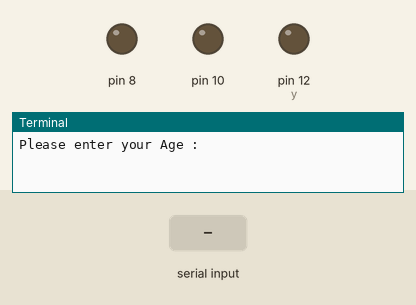
Simulated run of this program. Board: Raspberry Pi (header pin numbers). On the bench: output pins drawn as LEDs (lit = HIGH), the last lines printed to the terminal. The test bench sets the inputs (shaded band).

Above: at 1.2 s.
1.3 s: "5" typed at the terminal, then Enter
At 2.6 s:
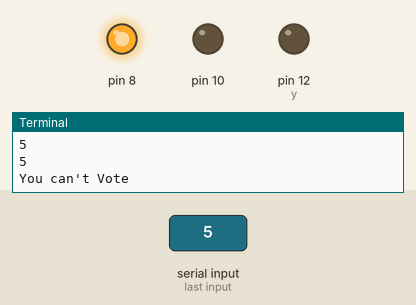
4.3 s: "90" typed at the terminal, then Enter
At 4.9 s:
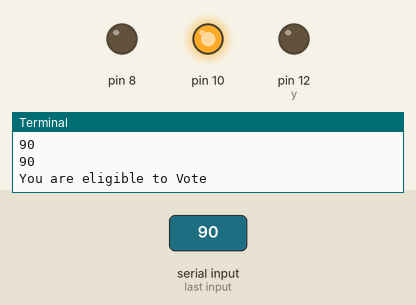
7.3 s: "200" typed at the terminal, then Enter
At 9.9 s:
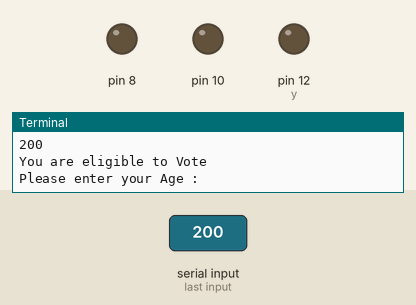
10.3 s: "1" typed at the terminal, then Enter
At 10.6 s:
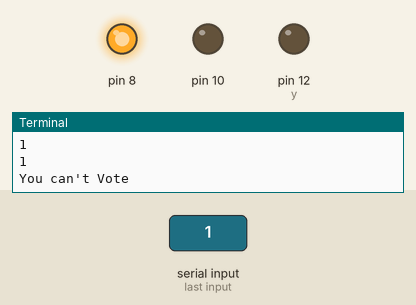
Timing chart, 0 to 13.8 s (numbered marks = the images above; inputs shaded):
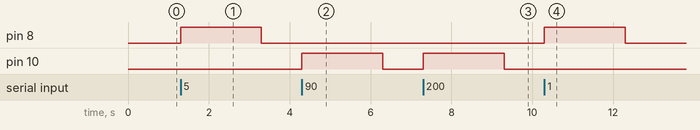

Measured:
- after the input at 1.3 s, pin 8: LOW → HIGH at once, → LOW 2.0 s later
- after the input at 4.3 s, pin 10: LOW → HIGH at once, → LOW 2.0 s later
- after the input at 7.3 s, pin 10: LOW → HIGH at once, → LOW 2.0 s later
- after the input at 10.3 s, pin 8: LOW → HIGH at once, → LOW 2.0 s later

The program:

Voting_System.py
```python
import RPi.GPIO as GPIO
from time import sleep

GPIO.setmode(GPIO.BOARD)
GPIO.setwarnings(False)
y = 12
GPIO.setup(8, GPIO.OUT) #red
GPIO.setup(10, GPIO.OUT) #green
GPIO.setup(y, GPIO.OUT) #yellow

while True:

	age = int(input("Please enter your Age : "))
	print(age)
	if age < 0:
		print("Enter a Positive Number")
		GPIO.output(y, GPIO.HIGH)
		highPin = y
	elif age >= 18 :
		print("You are eligible to Vote")
		GPIO.output(10, GPIO.HIGH)
		highPin = 10
	else:
		print("You can't Vote")
		GPIO.output(8, GPIO.HIGH)
		highPin = 8

	sleep(2)
	GPIO.output(highPin, GPIO.LOW)
```
